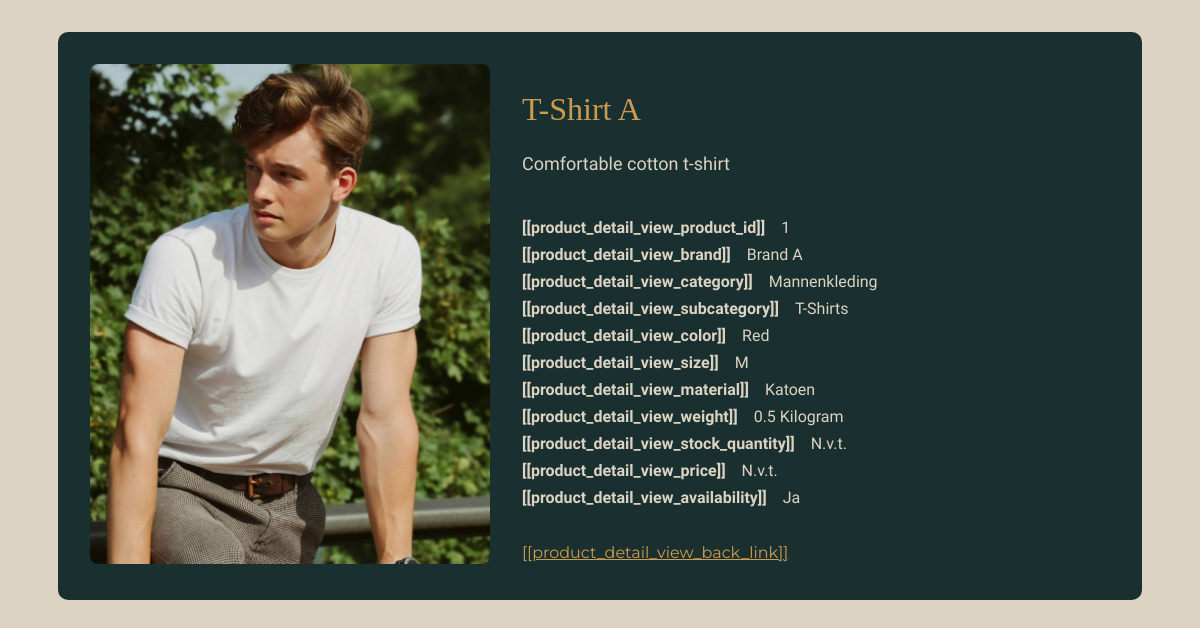
Screenshot of /product.php?id=1 with the database file from the repository.
### tables this page shows
CREATE TABLE
    `Articles` (
        `ArticleID` INT NOT NULL AUTO_INCREMENT PRIMARY KEY,
        `Name` VARCHAR(50),
        `Size` VARCHAR(10),
        `Weight` FLOAT,
        `WeightUnit` ENUM ('Gram', 'Kilogram'),
        `Color` VARCHAR(20),
        `Description` TEXT,
        `Image` BLOB,
        `Category` ENUM ('Accessoires', 'Mannenkleding', 'Vrouwenkleding'),
        `SubCategory` ENUM (
            'Jurken',
            'T-Shirts',
            'Broeken',
            'Jassen',
            'Schoenen'
        ),
        `Material` ENUM (
            'Acryl',
            'Zijde',
            'Jute',
            'Katoen',
            'Linnen',
            'Spandex'
        ),
        `Brand` VARCHAR(50) NOT NULL,
        `Availability` BOOLEAN DEFAULT FALSE
    );

### public_html/product.php (called while the page is built, shortened)
<?php
require_once __DIR__ . '/Lang/translator.php';
$translator = init_translator();
$data = require_once __DIR__ . '/../project_root/Controllers/product_detail_controller.php';
extract($data);
require_once __DIR__ . '/views/product_detail_view.php';

### project_root/Controllers/product_detail_controller.php (called while the page is built, shortened)
<?php
require_once __DIR__ . '/../repositories/ArticlesRepository.php';
$db = new Database();
$pdo = $db->getConnection();
$articlesRepo = new ArticlesRepository($pdo);
$id = (int) ($_GET['id'] ?? 0);
$artikel = $articlesRepo->findById($id);
$categorieClass = strtolower(str_replace(' ', '-', $artikel->getArticleCategory()));
return [
    'artikel' => $artikel,
    'categorieClass' => $categorieClass
];

### project_root/repositories/ArticlesRepository.php (called while the page is built, shortened)
<?php
require_once __DIR__ . '/../Models/Articles.php';
class ArticlesRepository
{
    private $pdo;
    public function __construct(PDO $pdo)
    {
        $this->pdo = $pdo;
    }
    public function findById(int $id): ?Articles
    {
        $stmt = $this->pdo->prepare("SELECT * FROM articles WHERE ArticleID = :id");
        $stmt->execute(['id' => $id]);
        $row = $stmt->fetch(PDO::FETCH_ASSOC);
        if ($row) {
            return new Articles(
                $row['ArticleID'],
                $row['Name'],
                $row['Size'],
                (float) $row['Weight'],
                $row['WeightUnit'],
                $row['Color'],
                $row['Description'],
                $row['Image'],
                $row['Category'],
                $row['SubCategory'],
                $row['Material'],
                $row['Brand'],
                (bool) $row['Availability']
            );
        }
        return null;
    }
}

### project_root/Models/Articles.php (called while the page is built, shortened)
<?php
class Articles
{
    private int $articleID;
    private string $articleName;
    private string $size;
    private float $weight;
    private string $weightUnit;
    private string $color;
    private string $articleDescription;
    private ?string $articleImagePath;
    private string $articleCategory;
    private string $articleSubCategory;
    private string $articleMaterial;
    private string $articleBrand;
    private bool $articleAvailability;
    public function __construct(int $articleID, string $articleName, string $size, float $weight, string $weightUnit, string $color, string $articleDescription, ?string $articleImagePath, string $articleCategory, string $articleSubCategory, string $articleMaterial, string $articleBrand, bool $articleAvailability)
    {
        $this->articleID = $articleID;
        $this->articleName = $articleName;
        $this->size = $size;
        $this->weight = $weight;
        $this->weightUnit = $weightUnit;
        $this->color = $color;
        $this->articleDescription = $articleDescription;
        $this->articleImagePath = $articleImagePath;
        $this->articleCategory = $articleCategory;
        $this->articleSubCategory = $articleSubCategory;
        $this->articleMaterial = $articleMaterial;
        $this->articleBrand = $articleBrand;
        $this->articleAvailability = $articleAvailability;
    }
    public function getImageUrl(): string
    {
            return 'Images/productImages/' . $this->articleID . '.jpg';
    }
    public function imageExists(): bool {
    $serverPath = __DIR__ . '/../../public_html/Images/productImages/' . $this->articleID . '.jpg';
    return file_exists($serverPath);
    }
    public function createAssociativeArray(){
        $articlesArray = array(
            'ArticleID' => $this->articleID,
            'Name' => $this->articleName,
            'Size' => $this->size,
            'Weight' => $this->weight,
            'WeightUnit' => $this->weightUnit,
            'Color' => $this->color,
            'Description' => $this->articleDescription,
            'Image' => $this->articleImagePath,
            'Category' => $this->articleCategory,
            'SubCategory' => $this->articleSubCategory,
            'Material' => $this->articleMaterial,
            'Brand' => $this->articleBrand,
            'Availability' => $this->articleAvailability
        );
        return $articlesArray;
    }
public function getArticleID() { return $this->articleID; }
public function getArticleName() { return $this->articleName; }
public function getWeight() { return $this->weight; }
public function getWeightUnit() { return $this->weightUnit; }
public function getColor() { return $this->color; }
public function getSize() { return $this->size; }
public function getArticleDescription() { return $this->articleDescription; }
public function getArticleCategory() { return $this->articleCategory; }
public function getArticleSubCategory() { return $this->articleSubCategory; }
public function getArticleMaterial() { return $this->articleMaterial; }
public function getArticleBrand() { return $this->articleBrand; }
public function getArticleAvailability() { return $this->articleAvailability; }
}
?>

### project_root/Helpers/ViewHelper.php (called while the page is built, shortened)
<?php
class ViewHelper
{
    public static function e($value): string
    {
        return htmlspecialchars((string)$value, ENT_QUOTES, 'UTF-8');
    }
    public static function eWithBreaks($value): string
    {
        return nl2br(self::e($value));
    }
}

### public_html/Lang/translator.php (called while the page is built, shortened)
<?php
class Translator
{
    public $translations = [];
    public function __construct($lang = 'nl')
    {
        $file = __DIR__ . "/$lang.php";
        if (file_exists($file)) {
            $this->translations = include $file;
        } else {
            die("Language file not found: $file");
        }
    }
    public function get(string $key): string
    {
        return $this->translations[$key] ?? "[[$key]]";
    }
}
function init_translator() {
    $lang = $_SESSION['lang'] ?? 'nl';
    return new Translator($lang);
}

### public_html/views/product_detail_view.php (the view, shortened to what this page needs)
<?php
require_once __DIR__ . '/../../project_root/Helpers/ViewHelper.php';
?>
<!DOCTYPE html>
<html lang="nl">
<head>
   <link rel="stylesheet" href="css/styles.css">
   <link rel="stylesheet" href="css/product.css">
</head>
<body>
<main>
    <div class="product-detail-container <?= $categorieClass; ?>">
    <div class="product-detail-layout">
        <div class="product-detail-image">
            <?php if ($artikel->imageExists()): ?>
                <img src="<?= $artikel->getImageUrl(); ?>" alt="Afbeelding van <?= htmlspecialchars($artikel->getArticleName()); ?>">
            <?php else: ?>
                <img src="Images/placeholder.jpg" alt="Geen afbeelding beschikbaar">
            <?php endif; ?>
        </div>
        <div class="product-detail-info">
            <h2><?= viewHelper::e($artikel->getArticleName()); ?></h2>
            <p class="product-description">
                <?= ViewHelper::eWithBreaks($artikel->getArticleDescription()); ?>
            </p>
        <ul class="product-attributes">
            <li><div class="attr-label"><?= $translator->get('product_detail_view_product_id')?></div><div class="attr-value"><?= ViewHelper::e($artikel->getArticleID()); ?></div></li>
            <li><div class="attr-label"><?= $translator->get('product_detail_view_brand')?></div><div class="attr-value"><?= ViewHelper::e($artikel->getArticleBrand()); ?></div></li>
            <li><div class="attr-label"><?= $translator->get('product_detail_view_category')?></div><div class="attr-value"><?= ViewHelper::e($artikel->getArticleCategory()); ?></div></li>
            <li><div class="attr-label"><?= $translator->get('product_detail_view_subcategory')?></div><div class="attr-value"><?= ViewHelper::e($artikel->getArticleSubCategory()); ?></div></li>
            <li><div class="attr-label"><?= $translator->get('product_detail_view_color')?></div><div class="attr-value"><?= ViewHelper::e($artikel->getColor()); ?></div></li>
            <li><div class="attr-label"><?= $translator->get('product_detail_view_size')?></div><div class="attr-value"><?= ViewHelper::e($artikel->getSize()); ?></div></li>
            <li><div class="attr-label"><?= $translator->get('product_detail_view_material')?></div><div class="attr-value"><?= ViewHelper::e($artikel->getArticleMaterial()); ?></div></li>
            <li><div class="attr-label"><?= $translator->get('product_detail_view_weight')?></div><div class="attr-value"><?= ViewHelper::e($artikel->getWeight()) . ' ' . ViewHelper::e($artikel->getWeightUnit()); ?></div></li>
            <li><div class="attr-label"><?= $translator->get('product_detail_view_stock_quantity')?></div><div class="attr-value"><?= method_exists($artikel, 'getQuantityOfStock') ? ViewHelper::e($artikel->getQuantityOfStock()) : 'N.v.t.'; ?></div></li>
            <li><div class="attr-label"><?= $translator->get('product_detail_view_price')?></div><div class="attr-value"><?= method_exists($artikel, 'getPrice') ? '€' . number_format($artikel->getPrice(), 2, ',', '.') : 'N.v.t.'; ?></div></li>
            <li><div class="attr-label"><?= $translator->get('product_detail_view_availability')?></div><div class="attr-value"><?= $artikel->getArticleAvailability() ? 'Ja' : 'Nee'; ?></div></li>
        </ul>
        <a href="productpagina.php" class="back-link"><?= $translator->get('product_detail_view_back_link') ?></a>
        </div>
    </div>
</main>
</body>
</html>

### public_html/css/styles.css (style rules this page uses)
body { margin: auto; background-color: #142227; }
h2 { font-family: "Playfair Display", serif; color: #cc9c4e; font-weight: normal; font-size: 60px; }
p { font-family: "Raleway", sans-serif; color: #dcd3c2; font-size: 20px; font-weight: 400; line-height: 2em; }

### public_html/css/product.css (style rules this page uses)
body { margin: auto; background-color: #dcd3c2; }
.product-detail-container { width: 85%; margin: 2rem auto; padding: 2rem; background-color: #1a3030; border-radius: 10px; }
.product-detail-layout { display: flex; flex-wrap: wrap; gap: 2rem; }
.product-detail-image img { max-width: 400px; width: 100%; border-radius: 8px; }
.product-detail-info { flex: 1; }
.product-detail-info h2 { font-family: "Playfair Display", serif; color: #cc9c4e; font-size: 32px; margin-bottom: 1rem; }
.product-description { font-family: "Raleway", sans-serif; font-size: 18px; color: #dcd3c2; margin-bottom: 2rem; }
.back-link { display: inline-block; margin-top: 2rem; color: #cc9c4e; font-family: "Montserrat", sans-serif; }
.product-attributes { list-style: none; padding: 0; margin: 0; }
.product-attributes li { display: flex; padding: 4px 0; font-family: "Raleway", sans-serif; gap: 1rem; align-items: flex-start; }
.attr-label { flex: 0 0 150px; font-weight: bold; color: #dcd3c2; }
.attr-value { flex: 1; color: #dcd3c2; }

### rows the page displays
articles: Name "T-Shirt A", Description "Comfortable cotton t-shirt", ArticleID "1", Brand "Brand A", Category "Mannenkleding", SubCategory "T-Shirts", Color "Red", Size "M", Material "Katoen", Weight "0.5", WeightUnit "Kilogram"

### other values shown
$translator->get('product_detail_view_product_id') "[[product_detail_view_product_id]]"
$translator->get('product_detail_view_brand') "[[product_detail_view_brand]]"
$translator->get('product_detail_view_category') "[[product_detail_view_category]]"
$translator->get('product_detail_view_subcategory') "[[product_detail_view_subcategory]]"
$translator->get('product_detail_view_color') "[[product_detail_view_color]]"
$translator->get('product_detail_view_size') "[[product_detail_view_size]]"
$translator->get('product_detail_view_material') "[[product_detail_view_material]]"
$translator->get('product_detail_view_weight') "[[product_detail_view_weight]]"
$translator->get('product_detail_view_stock_quantity') "[[product_detail_view_stock_quantity]]"
$translator->get('product_detail_view_price') "[[product_detail_view_price]]"
$translator->get('product_detail_view_availability') "[[product_detail_view_availability]]"
$translator->get('product_detail_view_back_link') "[[product_detail_view_back_link]]"
